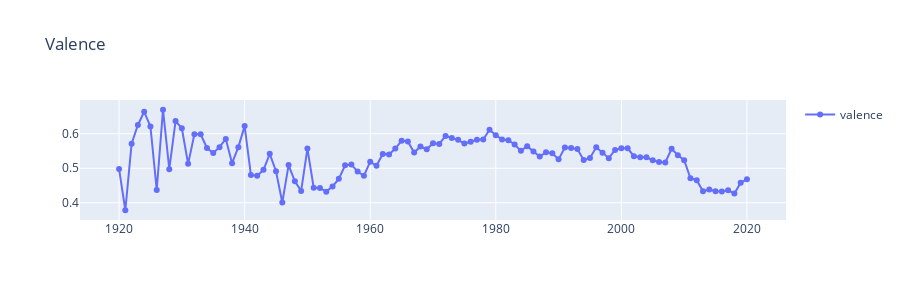

The notebook cell this image was saved under:
### Code cell
fig =go.Figure()
fig.add_trace(go.Scatter(x=df_year['year'], y=df_year['valence'], mode='markers + lines',name="valence",showlegend=True))
fig.update_layout(title="Valence",height=300)
fig.show()
